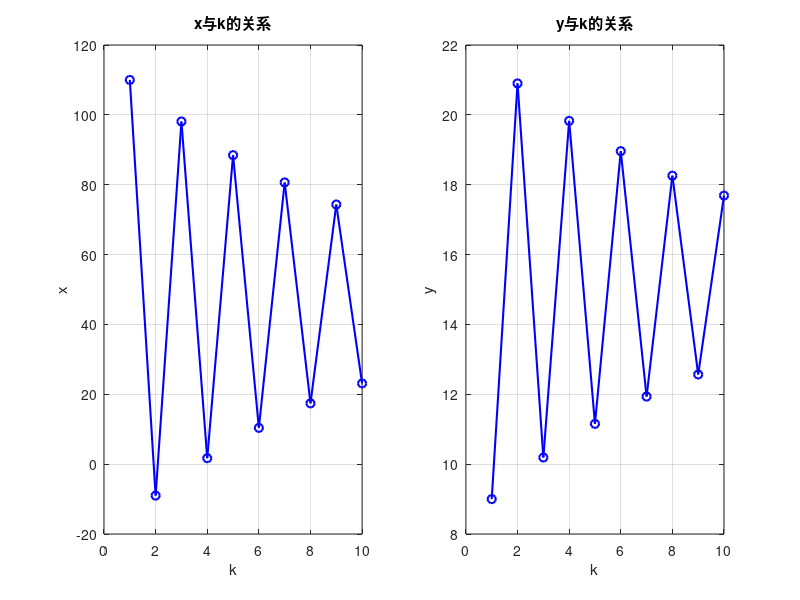

Recreate this plot in MATLAB.
%{
 这是一个耦合的一阶线性差分方程组
具体特征：
1. 1.
阶数 ：一阶（只涉及k和k+1时刻）
2. 2.
线性性质 ：线性（变量关系都是一次的）
3. 3.
系数类型 ：常系数（a和b都是常数）
4. 4.
耦合关系 ：耦合系统（x和y相互依赖）
5. 5.
模型类型 ：类似于捕食者-猎物模型的离散版本
%}
% 差分方程迭代模型
% 模拟x和y两个变量的动态变化关系

% 初始参数设置
x0 = 100;          % x的初始参考值
y0 = 10;           % y的初始参考值
x = [110];         % x的初始实际值序列
y = [];            % y值序列（初始为空）
a = 0.1;           % y对x变化的敏感系数
b = 9;             % x对y变化的敏感系数
k_max = 10;        % 最大迭代次数

% 差分方程迭代计算
for k = 1:k_max
    % 根据当前x值计算y值：y_k = y0 - a*(x_k - x0)
    y_k = y0 - a*(x(k) - x0);
    y = [y, y_k];   % 将新计算的y值添加到序列
    
    % 如果不是最后一次迭代，计算下一个x值
    if k < k_max
        % 根据当前y值计算下一个x值：x_{k+1} = b*(y_k - y0)
        x_next = b*(y_k - y0);
        x = [x, x_next];  % 将新计算的x值添加到序列
    end
end

% 绘制结果
k = 1:k_max;
figure;

% 绘制x随k的变化关系
subplot(1,2,1);
plot(k, x, 'b-o', 'linewidth', 1.5);  % 修正了绘图格式
xlabel('k');
ylabel('x');
title('x与k的关系');
grid on;

% 绘制y随k的变化关系
subplot(1,2,2);
plot(k, y, 'b-o', 'linewidth', 1.5);  % 修正了绘图格式
xlabel('k');
ylabel('y');
title('y与k的关系');
grid on;
